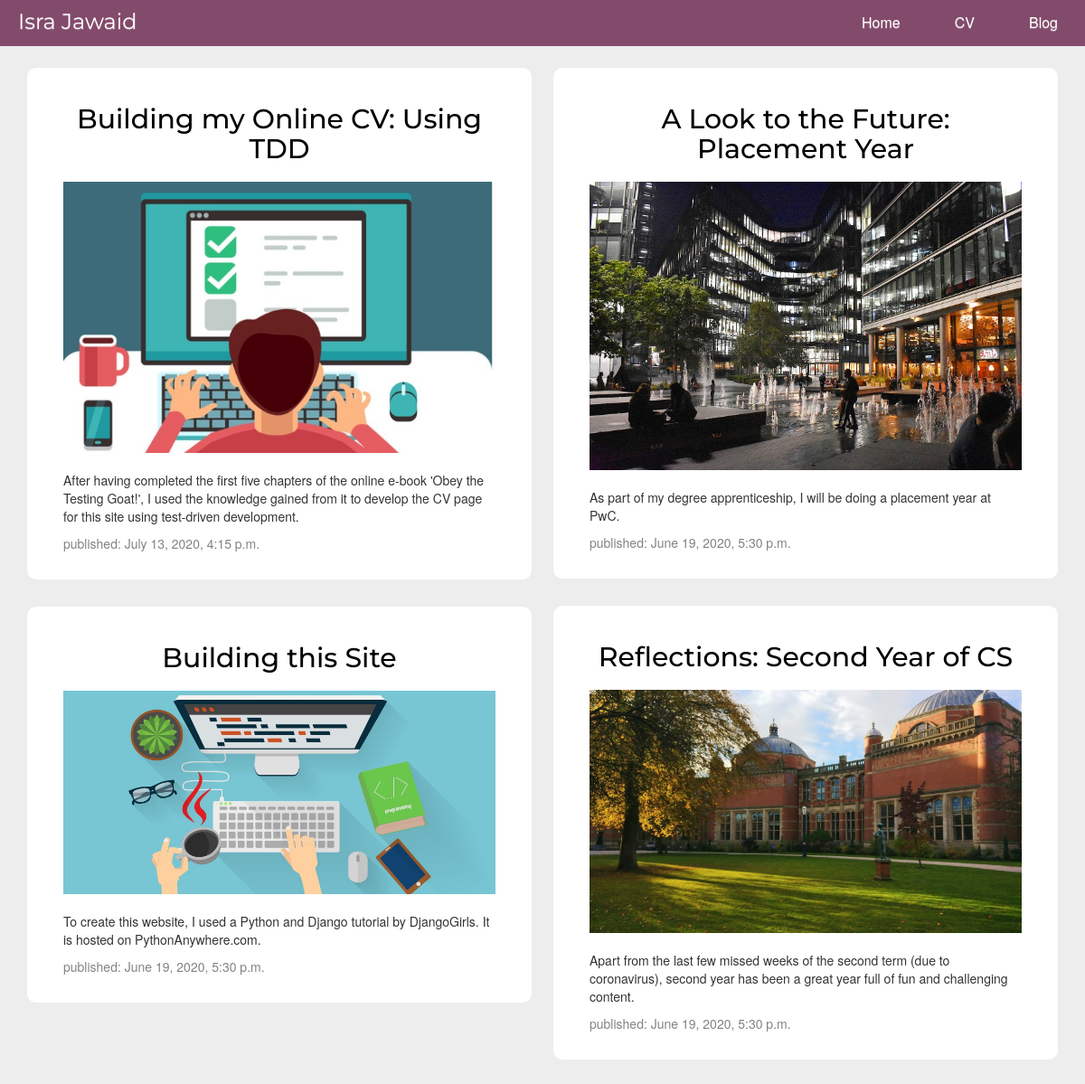
Page /post/list/ on the earlier database version.
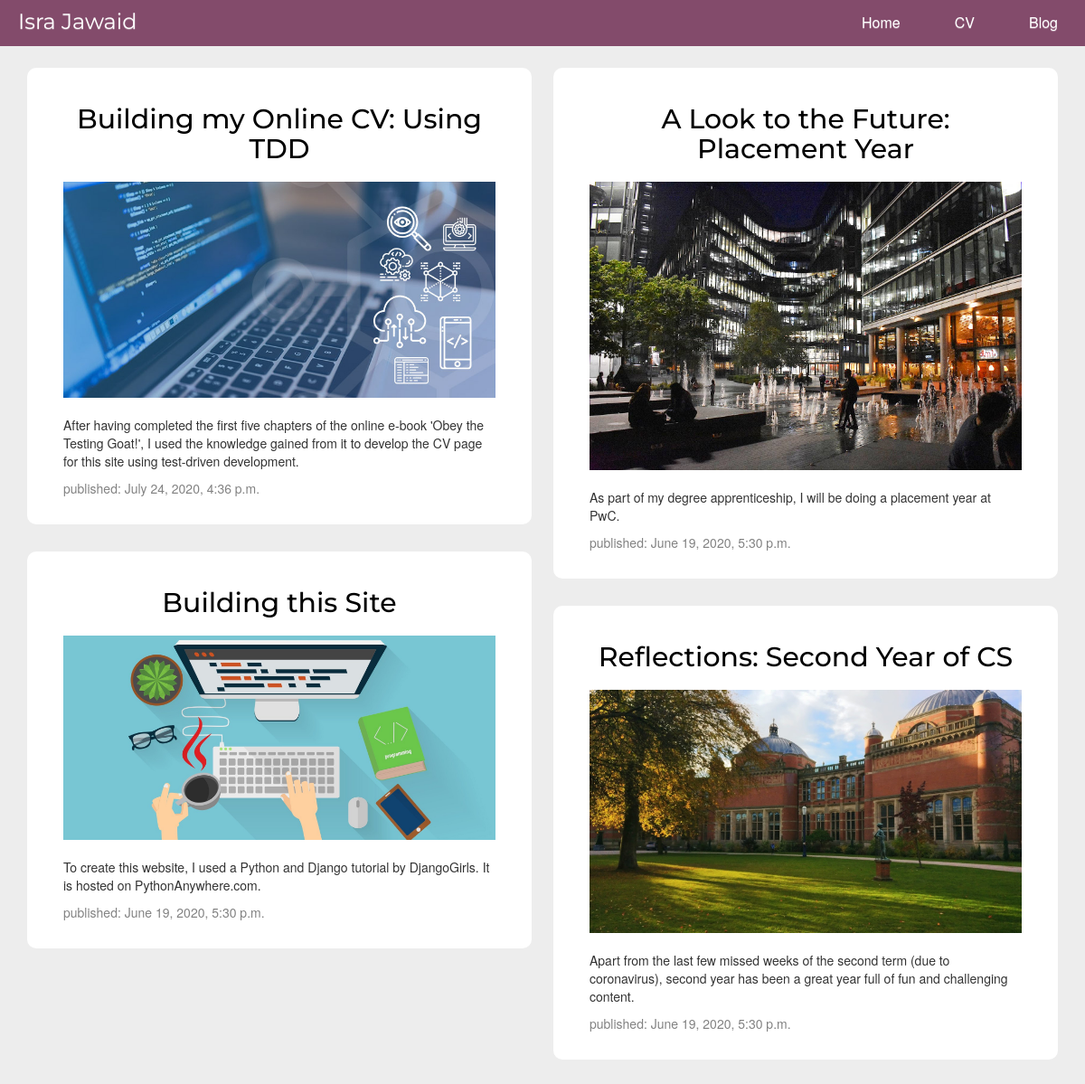
Same page on the later database version.
### blog/models.py (models this page shows, shortened)
class Post(models.Model):
	author = models.ForeignKey(settings.AUTH_USER_MODEL, on_delete=models.CASCADE)
	title = models.CharField(max_length=200)
	text = models.TextField()
	summary = models.TextField(default="")
	created_date = models.DateTimeField(default=timezone.now)
	published_date = models.DateTimeField(blank=True, null=True)
	height_field = models.IntegerField(default=0)
	width_field = models.IntegerField(default=0)
	image = models.ImageField(upload_to='media/', null=True, blank=True, height_field="height_field", width_field="width_field");

### blog/views.py (the view)
# urls.py: path('post/list/', views.post_list, name = 'post_list'),
def post_list(request):
	posts = Post.objects.filter(published_date__lte=timezone.now()).order_by('-published_date')
	return render(request, 'blog/post_list.html', {'posts': posts})

### blog/templates/blog/post_list.html (shortened to what this page needs)
{% extends 'blog/base.html' %}
{% block content %}
<div class="container-fluid">
    <div class="row make-columns" id="post-row">
		{% for post in posts %}
			<div class="col-md-6">
				<div class="post">
					<h2 class="post-title"><a href="{% url 'post_detail' pk=post.pk %}">{{ post.title }}</a></h2>
					{% if post.image %}
						<img class="img-responsive center-block" id="post-image" src="{{ post.image.url }}"></img>
					{% endif %}
					<p>{{ post.summary|linebreaksbr }}</p>
					<div class="date">
						<p>published: {{ post.published_date }}</p>
					</div>
				</div>
			</div>
		{% endfor %}
    </div>
 </div>
{% endblock %}

### blog/templates/blog/base.html (shortened to what this page needs)
{% load static %}
<html>
    <head>
        <link rel="stylesheet" href="https://maxcdn.bootstrapcdn.com/bootstrap/3.3.7/css/bootstrap.min.css">
        <link rel="stylesheet" href="https://maxcdn.bootstrapcdn.com/bootstrap/3.3.7/css/bootstrap-theme.min.css">
        <link rel="stylesheet" href="https://maxcdn.bootstrapcdn.com/bootstrap/3.3.7/css/bootstrap.min.css">
        <link rel="stylesheet" href="https://maxcdn.bootstrapcdn.com/bootstrap/3.3.7/css/bootstrap-theme.min.css">
        <link rel="stylesheet" href="{% static 'css/blog.css' %}">
    </head>
    <nav class="navbar navbar-custom navbar-fixed-top" style>
		<div class="container-fluid">
			<div class="navbar-header">
			  <span class="navbar-brand" id="page-header">Isra Jawaid</span>
			</div>
			<ul class="nav navbar-nav navbar-right">
			    <li><a href="{% url 'home_page' %}">Home</a></li>
				<li><a href="{% url 'cv_page' pk=1 %}">CV</a></li>
				<li><a href="{% url 'post_list' %}">Blog</a></li>
			</ul>
		</div>
	</nav>
	<body>
        {% block content %}
        {% endblock %}
	</body>
</html>

### blog/static/css/blog.css (style rules this page uses)
body { background-color: #EDEDED; padding-top: 0px; position: relative; }
.row:after { content: ""; display: table; clear: both; }
h1, h2, h3, h4 { font-family: 'Montserrat', sans-serif; }
.post-title { text-align: center; padding-bottom: 10px; }
.date { color: #828282; }
.post { background-color: #FFFFFF; padding: 20px 40px; border-radius: 10px; margin-top: 0px; margin-bottom: 20px; display: inline-block; }
#post-row { margin-top: 70px; }
.post h2 a, .post h2 a:visited { color: #000000; }
#post-image { margin-bottom: 20px; align: center; max-height: 500px; }
.navbar-custom { background-color: #834B6B; margin-bottom: 0px !important; }
.nav.navbar-nav.navbar-right a { color: white; padding-left: 30px; padding-right: 30px; font-size: 12pt; }
.container-fluid { display: block; margin-left: auto; margin-right: auto; position: relative; }
.row.make-columns { -moz-column-width: 40em; -webkit-column-width: 40em; -moz-column-gap: 1em; -webkit-column-gap: 1em; margin-left: 10px; margin-right: 10px; margin-bottom: 10px; }
.row.make-columns > div { display: block; padding: .5rem; width: 100%; }

Differences in the rows shown:
changed Post "Building my Online CV: Using TDD": image: a different picture; published_date "July 13, 2020, 4:15 p.m." → "July 24, 2020, 4:36 p.m."
